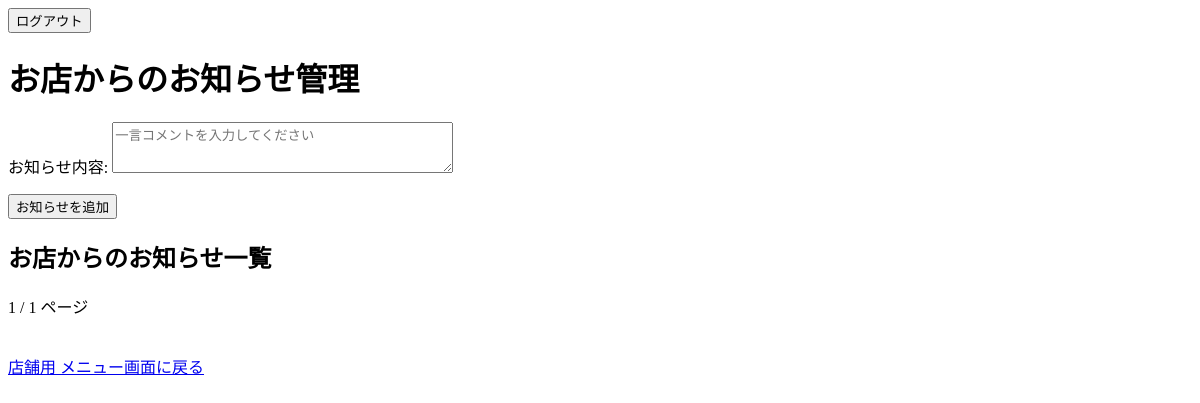
The page /menu_shop/comments/ (signed in) on the database as committed earlier.
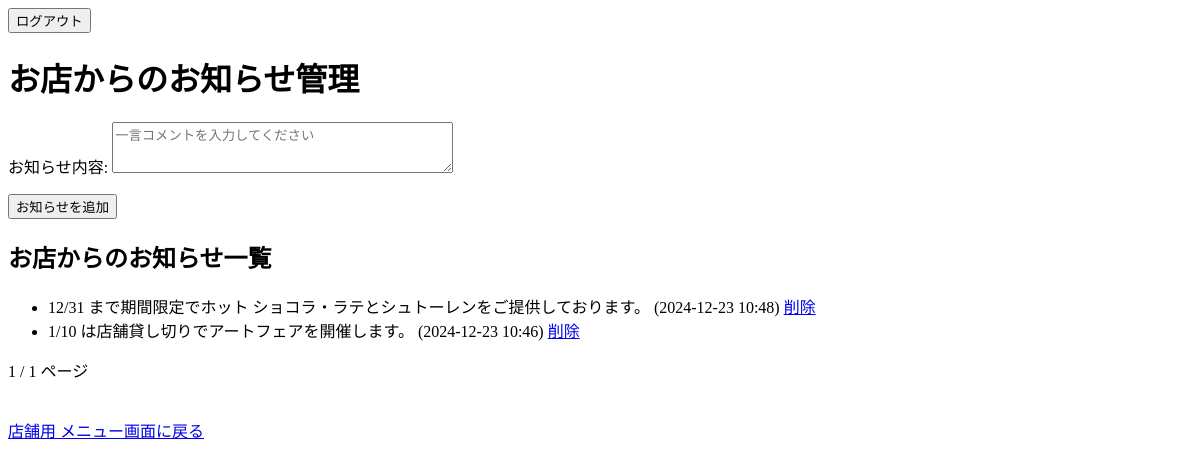
The same page on the database as committed later.
### reservations/models.py (models this page shows, shortened)
class Comment(models.Model):
    content = models.TextField(max_length=200, verbose_name="お知らせ内容")
    created_at = models.DateTimeField(auto_now_add=True, verbose_name="作成日")

### reservations/views.py (the view, shortened to what this page needs)
# urls.py: path('menu_shop/comments/', views.CommentManageView.as_view(), name='comment_manage'),
class CommentManageView(LoginRequiredMixin, ListView):
    model = Comment
    template_name = 'reservations/comment_manage.html'
    paginate_by = 5  # 1ページあたり5件表示
    context_object_name = 'comments'
    ordering = ['-created_at']  # 最新順に表示
    def get_context_data(self, **kwargs):
        context = super().get_context_data(**kwargs)
        context['form'] = CommentForm()
        return context

### reservations/forms.py
class CommentForm(forms.ModelForm):
    class Meta:
        model = Comment
        fields = ['content']
        widgets = {
            'content': forms.Textarea(attrs={'rows': 3, 'placeholder': '一言コメントを入力してください'}),
        }
        labels = {
            'content': 'お知らせ内容',
        }

### reservations/templates/reservations/comment_manage.html (shortened to what this page needs)
{% extends 'base.html' %}
{% block content %}
<h1>お店からのお知らせ管理</h1>
<form method="post">
    {{ form.as_p }}
    <button type="submit">お知らせを追加</button>
</form>
<h2>お店からのお知らせ一覧</h2>
<ul>
    {% for comment in comments %}
        <li>{{ comment.content }} ({{ comment.created_at|date:"Y-m-d H:i" }}) <a href="{% url 'comment_delete' comment.id %}">削除</a></li>
    {% endfor %}
</ul>
{{ page_obj.number }} / {{page_obj.paginator.num_pages}} ページ <br>
<br>
<br>
<a href="{% url 'menu_shop' %}">店舗用 メニュー画面に戻る</a>
{% endblock %}

Rows that differ between the two databases and show on the page:
added Comment: content "12/31 まで期間限定でホット ショコラ・ラテとシュトーレンをご提供しております。", created_at "2024-12-23 10:48"
added Comment: content "1/10 は店舗貸し切りでアートフェアを開催します。", created_at "2024-12-23 10:46"
